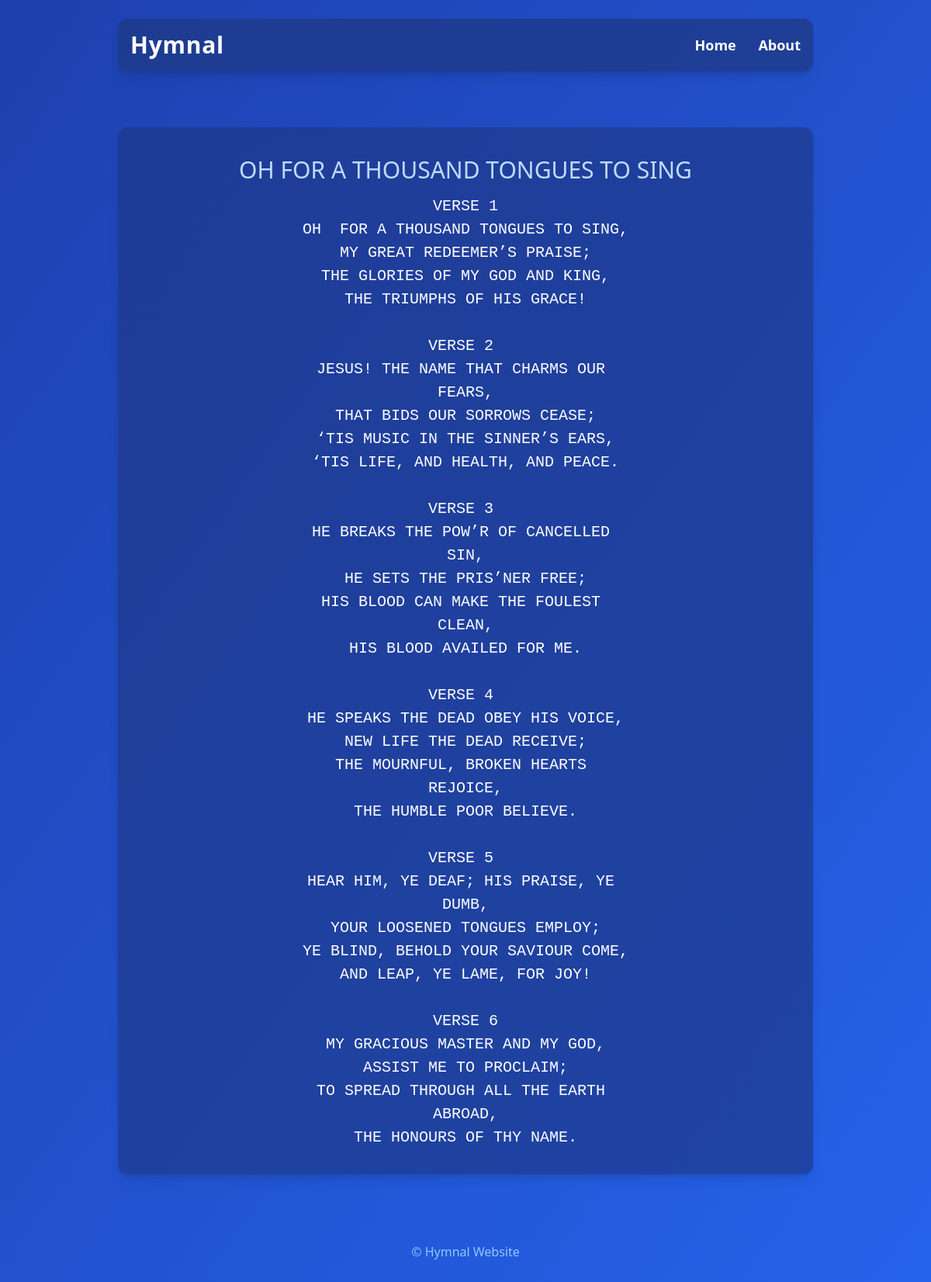
The app's page /hymn/2/ with its own data.
### core/models.py (models this page shows, shortened)
class Hymn(models.Model):
    title = models.CharField(max_length=200)
    lyrics = models.TextField()
    author = models.CharField(max_length=200, blank=True, null=True)
    sound = models.FileField(upload_to='media', blank=True, null=True)
    updated_at = models.DateTimeField(auto_now=True)

### core/views.py (the view)
# urls.py: path('hymn/<int:hymn_id>/', views.hymn_detail, name='hymn_detail'),
def hymn_detail(request, hymn_id):
    hymn = Hymn.objects.get(id=hymn_id)
    if hymn is None:
        return render(request, 'core/hymn_not_found.html', status=404)
    return render(request, 'core/hymn_detail.html', {'hymn': hymn})

### core/templates/core/hymn_detail.html (shortened to what this page needs)
{% extends "core/base.html" %}
{% block content %}
<h1 style="white-space: pre-wrap;align-items: center;font-size: 30px; margin-bottom: 10px;text-align: center;">{{ hymn.title }}</h1>
<pre style="white-space: pre-wrap;align-items: center;font-size: 20px; text-align: center;">{{ hymn.lyrics | upper }}</pre>
  {% endblock %}

### core/static/core/main.css (style rules this page uses)
body { color: #e0e7ff; font-family: 'Segoe UI', Tahoma, Geneva, Verdana, sans-serif; margin: 0; padding: 0; min-height: 100vh; display: flex; flex-direction: column; align-items: center; }
h1 { font-size: 2.5rem; margin-bottom: 20px; text-align: center; color: #bfdbfe; }

### records on screen
Hymn: title "OH FOR A THOUSAND TONGUES TO SING", lyrics "VERSE 1 OH FOR A THOUSAND TONGUES TO SING, MY GREAT REDEEMER’S PRAISE; THE GLORIES OF MY GOD AND KING, THE TRIUMPHS OF HIS GRACE! VERSE 2 JESUS! THE NAME THAT CHARMS OUR FEARS, THAT BIDS OUR SORROWS CEASE; ‘TIS MUSIC IN THE SINNER’S EARS, ‘TIS LIFE, AND HEALTH, AND PEACE. VERSE 3 HE BREAKS THE POW’R OF CANCELLED SIN, HE SETS THE PRIS’NER FREE; HIS BLOOD CAN MAKE THE FOULEST CLEAN, HIS BLOOD AVAILED FOR ME. VERSE 4 HE SPEAKS THE DEAD OBEY HIS VOICE, NEW LIFE THE DEAD RECEIVE; THE MOURNFUL, BROKEN HEARTS REJOICE, THE HUMBLE POOR BELIEVE. VERSE 5 HEAR HIM, YE DEAF; HIS PRAISE, YE DUMB, YOUR LOOSENED TONGUES EMPLOY; YE BLIND, BEHOLD YOUR SAVIOUR COME, AND LEAP, YE LAME, FOR JOY! VERSE 6 MY…"
